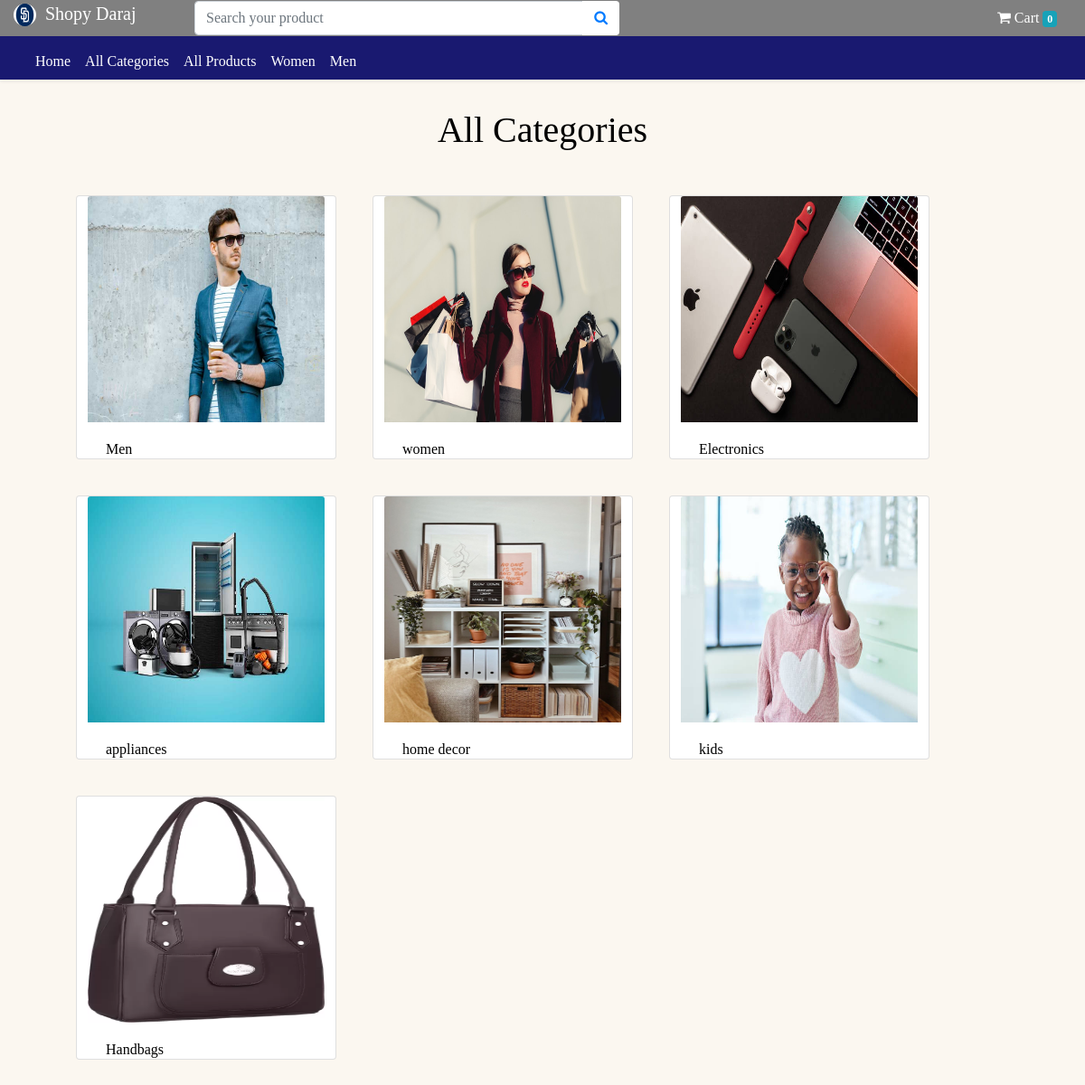
The page /categories on the database its author committed.
### store/models/category.py (models this page shows, shortened)
class Category(models.Model):
	name = models.CharField(max_length=20,default='')
	image=models.ImageField(upload_to="upload/category",default='')
	@staticmethod
	def getAllCategory():
		return Category.objects.all()

### store/views/categories.py (the view)
# urls.py: path('categories',Categories.as_view(),name='categories'),
class Categories(View):
    def get(self,request):
        categories = Category.getAllCategory()
        return render(request,'categories.html',{'categories':categories})

### store/templates/categories.html (shortened to what this page needs)
{% extends 'base.html'%}
{% load cart%}
{% block content %}
<div class="" style=" padding:20px; margin-top:100px; ">
  <h1 style="display:flex; justify-content:center;"><a style="text-decoration:none; color:black;" href="/categories">All Categories</a></h1>
  <div class="box-container" style="border:2px ; padding:20px;">
    <div class="row">
    <div class="col-md-12">
        <div class="row product-row  mr-4 ml-4 mb-2">
    {% for category in categories %}
    <div class="card" style="width: 18rem; margin:20px; ">
        <a style="text-decoration:none; color:black;" href="/products?category_id={{ category.id }}"> <img src="{{category.image.url}}" class="card-img-top" alt="..." style="height:250px;"></a>
        <div class="card-body " style="height:20px;" >
      <h6 class="card-text"><a style="text-decoration:none; color:black;" href="/products?category_id={{ category.id }}"> {{ category.name }}</a></h6>
    </div>
  </div>
  {%endfor%}
</div>
</div>
</div>
</div>
</div>
{%endblock content%}

### store/templates/base.html (shortened to what this page needs)
<!DOCTYPE html>
<html lang="en">
      <head>
        <link href="https://cdn.jsdelivr.net/npm/bootstrap@5.2.3/dist/css/bootstrap.min.css" rel="stylesheet">
        <link rel="stylesheet" href="https://cdnjs.cloudflare.com/ajax/libs/font-awesome/4.7.0/css/font-awesome.min.css">
        <link rel="stylesheet" href="https://stackpath.bootstrapcdn.com/bootstrap/4.4.1/css/bootstrap.min.css">
      </head>
<body>
    <div class="main-navbar shadow-sm sticky-top" style="position:fixed; top:0;width:100%;">
        <div class="top-navbar" style="background-color:grey;">
            <div class="container-fluid">
                <div class="row">
                    <div class="col-md-2 my-auto d-none d-sm-none d-md-block d-lg-block">
                        <h5 class="brand-name" style="color:white;"><img  style="height:25px; width:25px; border-radius:50%;margin-right:10px;"src="static/imag/images/sd1.jpg"  >Shopy Daraj</h5>
                    </div>
                    <div class="col-md-5 my-auto">
                        <form role="search" action="/search" method="GET">
                          <div class="input-group">
                                <input type="search" placeholder="Search your product" class="form-control" name="query" id="query" />
                                <button class="btn bg-white" type="submit">
                                    <a  href="/?name={{ product.name }}"><i class="fa fa-search"></i></a>
                    </button>
                            </div>
                        </form>
                    </div>
                    <div class="col-md-5 my-auto">
                        <ul class="nav justify-content-end">
                            <li class="nav-item">
                                <a class="nav-link" href="/cart" style="color:white;">
                                    <i class="fa fa-shopping-cart"></i> Cart
                                    <span class="badge badge-info">{{ request.session.cart.keys|length }}</span>
                                </a>
                            </li>
                        </ul>
                    </div>
                </div>
            </div>
        </div>
        <nav class="navbar navbar-expand-lg" style="background-color:	rgb(25,25,112);padding-bottom:0px;">
            <div class="container-fluid">
                <div class="collapse navbar-collapse" id="navbarSupportedContent">
                    <ul class="navbar-nav me-auto  mb-3 mb-lg-0">
                        <li class="nav-item">
                            <a class="nav-link" href="/" style="color:white">Home</a>
                        </li>
                        <li class="nav-item">
                            <a class="nav-link" href="/categories" style="color:white; white-space:nowrap;">All Categories</a>
                        </li>
                        <li class="nav-item">
                            <a class="nav-link" href="/products" style="color:white ;white-space:nowrap;"> All Products</a>
                        </li>
                        <li class="nav-item">
                            <a  href="/products?category_id=2" class="nav-link" href="/products" style="color:white"> Women</a>
                        </li>
                        <li class="nav-item">
                            <a  href="/products?category_id=1" class="nav-link" href="/products" style="color:white"> Men</a>
                        </li>
                        {% if request.session.customer %}
                        <li class="nav-item">
                            <a class="nav-link" href="/order" style="color:white;"> My Orders</a>
                        </li>
                    </ul>
                    <ul class=" nav navbar-nav navbar-right ">
                        <li class="nav-item dropdown  navbar-right" style="text-align:right;">
                            <a class="nav-link dropdown-toggle" href="#" id="navbarDropdown" role="button" data-bs-toggle="dropdown" aria-expanded="false" style="color:white;">
                                <i class="fa fa-user"></i>  My Profile
                            </a>
                            <ul class="dropdown-menu" aria-labelledby="navbarDropdown">
                            <li><a class="dropdown-item" href="/profile"><i class="fa fa-user"></i> Profile</a></li>
                            <li><a class="dropdown-item" href="/wishlist"><i class="fa fa-heart"></i> My wishlist</a></li>
                            <li><a class="dropdown-item" href="/order"><i class="fa fa-list"></i> My Orders</a></li>
                            <li><a class="dropdown-item" href="/cart"><i class="fa fa-shopping-cart"></i> My Cart</a></li>
                            <li><a class="dropdown-item" href="{% url 'logout'%}"><i class="fa fa-sign-out"></i> Logout</a></li>
                        </li>
                    </ul>
                        {% else %}
                        <ul class="nav navbar-nav navbar-right">
                        <li class="nav-item ">
                        </li>
                    </ul>
                </div>
                        {% endif %}
                </div>
            </div>
    {% block content %}
    {% endblock %}
</body>
</html>

### rows shown on the page
Category: image (picture), name "Men"
Category: image (picture), name "women"
Category: image (picture), name "Electronics"
Category: image (picture), name "appliances"
Category: image (picture), name "home decor"
Category: image (picture), name "kids"
Category: image (picture), name "Handbags"

### other values the page prints
{{ request.session.cart.keys|length }} "0"
